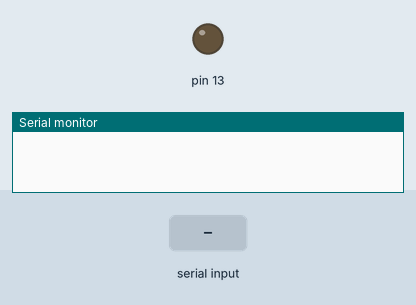
A sketch run on a simulated Arduino Uno, built with avr-gcc and run on an emulated ATmega328P. Shown: output pins drawn as LEDs (lit = HIGH), the last lines printed to the serial monitor. The test bench sets the inputs (shaded band).

Above: at 1.2 s.
1.3 s: "auth" received over Serial
At 2.6 s:
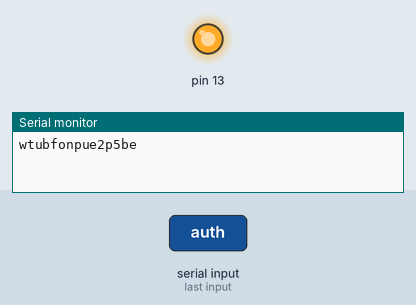
3.8 s: "key" received over Serial
Timing chart, 0 to 6.8 s (numbered marks = the images above; inputs shaded):
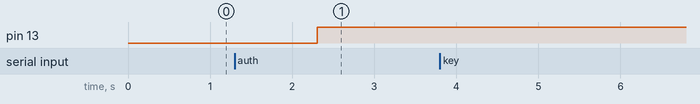

Measured:
- after the input at 1.3 s, pin 13: LOW → HIGH after 1.0 s

The sketch:

DependencyDongleSoftware.ino
```cpp
//Dependency Dongle Software (Arduino side)
#include <SoftwareSerial.h>
String AuthKey = "wtubfonpue2p5be";
String VerifKey = "ml5c4lgg4o39liq";
String GlobalKey = "v8r1i7lqxf0f4lpt7i37ahqnjg1kez1sw34hkrcu";
String Ser;
void setup() {
  // put your setup code here, to run once:
  Serial.begin(9600);
  pinMode(13, HIGH);

}

void loop() {
  // put your main code here, to run repeatedly:

  Ser = Serial.readString();
  if (Ser == "auth")
  {
    digitalWrite(13, HIGH);
    Serial.println(AuthKey);


  };

  if (Ser == "key")
  {
    digitalWrite(13, HIGH);
    Serial.println(GlobalKey);


  };

  if (Ser == "DependencyDongleAuth0000%@")
  {
      Serial.println(VerifKey);
  };
  Ser = "";
}
```
